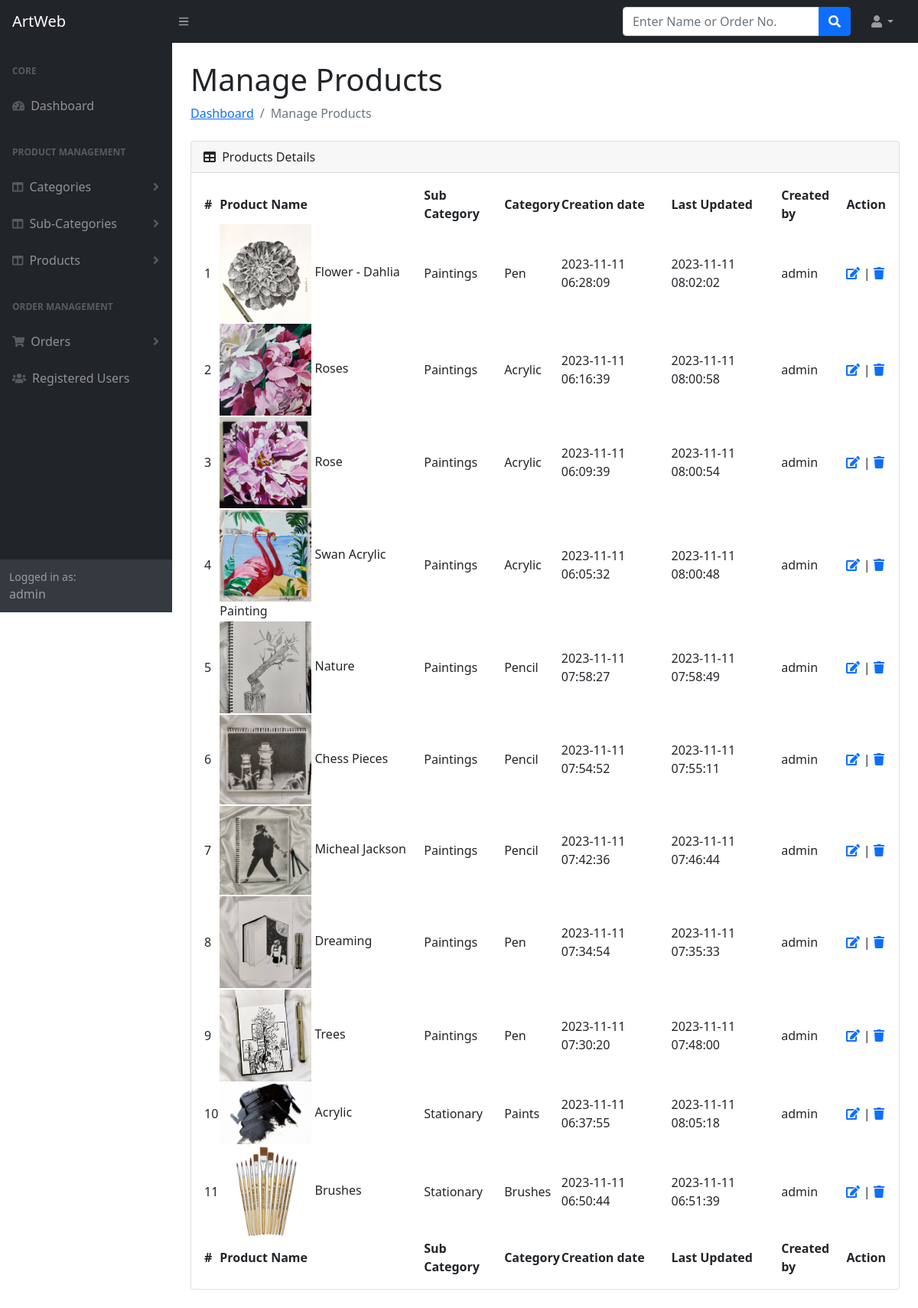
Page /admin/manage-products.php (signed in) on the committed database.
### tables this page shows
CREATE TABLE `products` (
  `id` int(11) NOT NULL,
  `category` int(11) NOT NULL,
  `subCategory` int(11) DEFAULT NULL,
  `productName` varchar(255) DEFAULT NULL,
  `productCompany` varchar(255) DEFAULT NULL,
  `productPrice` decimal(10,2) DEFAULT NULL,
  `productPriceBeforeDiscount` decimal(10,2) DEFAULT NULL,
  `productDescription` longtext DEFAULT NULL,
  `productImage1` varchar(255) DEFAULT NULL,
  `productImage2` varchar(255) DEFAULT NULL,
  `productImage3` varchar(255) DEFAULT NULL,
  `shippingCharge` decimal(10,2) DEFAULT NULL,
  `productAvailability` varchar(255) DEFAULT NULL,
  `postingDate` timestamp NULL DEFAULT current_timestamp(),
  `updationDate` timestamp NULL DEFAULT NULL ON UPDATE current_timestamp(),
  `addedBy` int(11) DEFAULT NULL,
  `lastUpdatedBy` int(2) DEFAULT NULL
);

CREATE TABLE `category` (
  `id` int(11) NOT NULL,
  `categoryName` varchar(255) DEFAULT NULL,
  `categoryDescription` longtext DEFAULT NULL,
  `creationDate` timestamp NOT NULL DEFAULT current_timestamp(),
  `updationDate` timestamp NULL DEFAULT NULL ON UPDATE current_timestamp(),
  `createdBy` int(11) DEFAULT NULL
);

CREATE TABLE `subcategory` (
  `id` int(11) NOT NULL,
  `categoryid` int(11) DEFAULT NULL,
  `subcategoryName` varchar(255) DEFAULT NULL,
  `creationDate` timestamp NULL DEFAULT current_timestamp(),
  `updationDate` timestamp NULL DEFAULT NULL ON UPDATE current_timestamp(),
  `createdBy` int(11) DEFAULT NULL
);

### admin/manage-products.php (the view, shortened to what this page needs)
<?php session_start();
include_once('includes/config.php');
if(strlen( $_SESSION["aid"])==0)
{
header('location:logout.php');
} else {
?>
<!DOCTYPE html>
<html lang="en">
    <head>
        <link href="https://cdn.jsdelivr.net/npm/simple-datatables@latest/dist/style.css" rel="stylesheet" />
        <link href="css/styles.css" rel="stylesheet" />
    </head>
    <body class="sb-nav-fixed">
 <?php include_once('includes/header.php');?>
        <div id="layoutSidenav">
       <?php include_once('includes/sidebar.php');?>
            <div id="layoutSidenav_content">
                <main>
                    <div class="container-fluid px-4">
                        <h1 class="mt-4">Manage Products</h1>
                        <ol class="breadcrumb mb-4">
                            <li class="breadcrumb-item"><a href="dashboard.php">Dashboard</a></li>
                            <li class="breadcrumb-item active">Manage Products</li>
                        </ol>
                        <div class="card mb-4">
                            <div class="card-header">
                                <i class="fas fa-table me-1"></i>
                               Products Details
                            </div>
                            <div class="card-body">
                                <table id="datatablesSimple">
                                    <thead>
                                        <tr>
                                            <th>#</th>
                                            <th>Product Name</th>
                                            <th>Sub Category</th>
                                            <th>Category</th>
                                            <th>Creation date</th>
                                            <th>Last Updated</th>
                                            <th>Created by</th>
                                            <th>Action</th>
                                        </tr>
                                    </thead>
                                    <tfoot>
                                        <tr>
                                        <th>#</th>
                                            <th>Product Name</th>
                                            <th>Sub Category</th>
                                            <th>Category</th>
                                            <th>Creation date</th>
                                            <th>Last Updated</th>
                                            <th>Created by</th>
                                            <th>Action</th>
                                        </tr>
                                    </tfoot>
                                    <tbody>
<?php $query=mysqli_query($con,"select products.id as pid,products.productImage1,products.productName,category.categoryName,subcategory.subcategoryName as subcatname,products.postingDate,products.updationDate,subcategory.id as subid,tbladmin.username from products join subcategory on products.subCategory=subCategory.id join category on products.category=category.id join tbladmin on tbladmin.id=products.addedBy order by pid desc");
$cnt=1;
while($row=mysqli_fetch_array($query))
{
?>
                                <tr>
                                            <td><?php echo htmlentities($cnt);?></td>
                                            <td><img src="productimages/<?php echo htmlentities($row['productImage1']);?>" width="120">
                                                <?php echo htmlentities($row['productName']);?></td>
                                            <td><?php echo htmlentities($row['categoryName']);?></td>
                                            <td><?php echo htmlentities($row['subcatname']);?></td>
                                            <td> <?php echo htmlentities($row['postingDate']);?></td>
                                            <td><?php echo htmlentities($row['updationDate']);?></td>
                                            <td><?php echo htmlentities($row['username']);?></td>
                                            <td>
                                            <a href="edit-product.php?id=<?php echo $row['pid']?>"><i class="fas fa-edit"></i></a> |
                                            <a href="manage-products.php?id=<?php echo $row['subid']?>&del=delete" onClick="return confirm('Are you sure you want to delete?')"><i class="fa fa-trash" aria-hidden="true"></i></a></td>
                                        </tr>
                                        <?php $cnt=$cnt+1; } ?>
                                    </tbody>
                                </table>
                            </div>
                        </div>
                    </div>
                </main>
            </div>
        </div>
    </body>
</html>
<?php } ?>

### rows in the picture
products: productImage1 (picture), productName "Flower - Dahlia", category.categoryName "Paintings", subcategory.subcategoryName "Pen", postingDate "2023-11-11 06:28:09", updationDate "2023-11-11 08:02:02", tbladmin.username "admin"
products: productImage1 (picture), productName "Roses", category.categoryName "Paintings", subcategory.subcategoryName "Acrylic", postingDate "2023-11-11 06:16:39", updationDate "2023-11-11 08:00:58", tbladmin.username "admin"
products: productImage1 (picture), productName "Rose", category.categoryName "Paintings", subcategory.subcategoryName "Acrylic", postingDate "2023-11-11 06:09:39", updationDate "2023-11-11 08:00:54", tbladmin.username "admin"
products: productImage1 (picture), productName "Swan Acrylic Painting", category.categoryName "Paintings", subcategory.subcategoryName "Acrylic", postingDate "2023-11-11 06:05:32", updationDate "2023-11-11 08:00:48", tbladmin.username "admin"
products: productImage1 (picture), productName "Nature", category.categoryName "Paintings", subcategory.subcategoryName "Pencil", postingDate "2023-11-11 07:58:27", updationDate "2023-11-11 07:58:49", tbladmin.username "admin"
products: productImage1 (picture), productName "Chess Pieces", category.categoryName "Paintings", subcategory.subcategoryName "Pencil", postingDate "2023-11-11 07:54:52", updationDate "2023-11-11 07:55:11", tbladmin.username "admin"
products: productImage1 (picture), productName "Micheal Jackson", category.categoryName "Paintings", subcategory.subcategoryName "Pencil", postingDate "2023-11-11 07:42:36", updationDate "2023-11-11 07:46:44", tbladmin.username "admin"
products: productImage1 (picture), productName "Dreaming", category.categoryName "Paintings", subcategory.subcategoryName "Pen", postingDate "2023-11-11 07:34:54", updationDate "2023-11-11 07:35:33", tbladmin.username "admin"
products: productImage1 (picture), productName "Trees", category.categoryName "Paintings", subcategory.subcategoryName "Pen", postingDate "2023-11-11 07:30:20", updationDate "2023-11-11 07:48:00", tbladmin.username "admin"
products: productImage1 (picture), productName "Acrylic", category.categoryName "Stationary", subcategory.subcategoryName "Paints", postingDate "2023-11-11 06:37:55", updationDate "2023-11-11 08:05:18", tbladmin.username "admin"
products: productImage1 (picture), productName "Brushes", category.categoryName "Stationary", subcategory.subcategoryName "Brushes", postingDate "2023-11-11 06:50:44", updationDate "2023-11-11 06:51:39", tbladmin.username "admin"

### other values in the picture
$_SESSION['alogin'] "admin"
